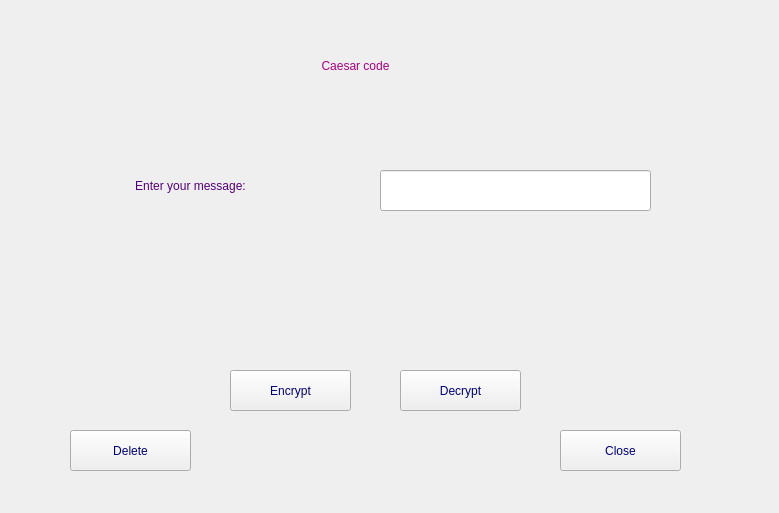
<?xml version="1.0" encoding="UTF-8"?>
<ui version="4.0">
 <class>Form</class>
 <widget class="QWidget" name="Form">
  <property name="geometry">
   <rect>
    <x>0</x>
    <y>0</y>
    <width>779</width>
    <height>513</height>
   </rect>
  </property>
  <property name="windowTitle">
   <string>Form</string>
  </property>
  <property name="styleSheet">
   <string notr="true"/>
  </property>
  <widget class="QLabel" name="label">
   <property name="geometry">
    <rect>
     <x>210</x>
     <y>40</y>
     <width>291</width>
     <height>51</height>
    </rect>
   </property>
   <property name="styleSheet">
    <string notr="true">color: rgb(170, 0, 127);
font: 75 24pt &quot;MS Shell Dlg 2&quot;;</string>
   </property>
   <property name="text">
    <string>Caesar code</string>
   </property>
   <property name="alignment">
    <set>Qt::AlignCenter</set>
   </property>
  </widget>
  <widget class="QLabel" name="label_2">
   <property name="geometry">
    <rect>
     <x>10</x>
     <y>170</y>
     <width>361</width>
     <height>31</height>
    </rect>
   </property>
   <property name="styleSheet">
    <string notr="true">color: rgb(85, 0, 127);
font: 75 18pt &quot;MS Shell Dlg 2&quot;;</string>
   </property>
   <property name="text">
    <string>Enter your message:</string>
   </property>
   <property name="alignment">
    <set>Qt::AlignCenter</set>
   </property>
  </widget>
  <widget class="QLineEdit" name="chn">
   <property name="geometry">
    <rect>
     <x>380</x>
     <y>170</y>
     <width>271</width>
     <height>41</height>
    </rect>
   </property>
   <property name="styleSheet">
    <string notr="true">font: 75 16pt &quot;MS Shell Dlg 2&quot;;</string>
   </property>
  </widget>
  <widget class="QLabel" name="res">
   <property name="geometry">
    <rect>
     <x>170</x>
     <y>250</y>
     <width>431</width>
     <height>51</height>
    </rect>
   </property>
   <property name="styleSheet">
    <string notr="true">font: 75 18pt &quot;MS Shell Dlg 2&quot;;</string>
   </property>
   <property name="text">
    <string/>
   </property>
   <property name="alignment">
    <set>Qt::AlignCenter</set>
   </property>
  </widget>
  <widget class="QPushButton" name="bc">
   <property name="geometry">
    <rect>
     <x>230</x>
     <y>370</y>
     <width>121</width>
     <height>41</height>
    </rect>
   </property>
   <property name="styleSheet">
    <string notr="true">color: rgb(0, 0, 127);
font: 75 18pt &quot;MS Shell Dlg 2&quot;;</string>
   </property>
   <property name="text">
    <string>Encrypt</string>
   </property>
  </widget>
  <widget class="QPushButton" name="be">
   <property name="geometry">
    <rect>
     <x>70</x>
     <y>430</y>
     <width>121</width>
     <height>41</height>
    </rect>
   </property>
   <property name="styleSheet">
    <string notr="true">color: rgb(0, 0, 127);
font: 75 18pt &quot;MS Shell Dlg 2&quot;;</string>
   </property>
   <property name="text">
    <string>Delete</string>
   </property>
  </widget>
  <widget class="QPushButton" name="bf">
   <property name="geometry">
    <rect>
     <x>560</x>
     <y>430</y>
     <width>121</width>
     <height>41</height>
    </rect>
   </property>
   <property name="styleSheet">
    <string notr="true">color: rgb(0, 0, 127);
font: 75 18pt &quot;MS Shell Dlg 2&quot;;</string>
   </property>
   <property name="text">
    <string>Close</string>
   </property>
  </widget>
  <widget class="QPushButton" name="bdc">
   <property name="geometry">
    <rect>
     <x>400</x>
     <y>370</y>
     <width>121</width>
     <height>41</height>
    </rect>
   </property>
   <property name="styleSheet">
    <string notr="true">color: rgb(0, 0, 127);
font: 75 18pt &quot;MS Shell Dlg 2&quot;;</string>
   </property>
   <property name="text">
    <string>Decrypt</string>
   </property>
  </widget>
 </widget>
 <resources/>
 <connections/>
</ui>
